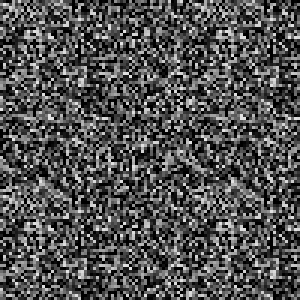
#> input picture tests/baselines/krita/krita__hist_d100__正片叠底__b-0.10_c1.png, 100 x 100 px, given in place of pressure_test_0_2.png, which was not available (shown 3 times larger)
$ python pressure_probe.py
#> lines starting #> are read from the running program, lines starting #| are printed output that depends on the picture
### tools/krita_render_runner.py
# -*- coding: utf-8 -*-
"""Krita 单笔渲染的 conda 侧外壳（任务 06）。

【两条路线】
1) GUI 路线（默认，**真实渲染**）：临时安装一个 PyKrita 启动插件到
   `%APPDATA%/krita/pykrita/bc_auto_render/`，并用临时修改的 kritarc 让 Krita 启动时加载它；
   真实 Krita 进程启动 → 插件建透明画布 → 落笔 → 导出 PNG → 关闭文档退出。
   会话结束**必定**还原 kritarc、还原 resourcecache.sqlite、删除插件与临时 .kpp（finally 保证）。
2) kritarunner 路线（保留作证据/回退）：`kritarunner -s krita_render`，无主窗口 →
   `Window.addView` 触发 0xC0000005（任务 04 门结论），只用于复现失败，不作为默认。

判定成败：只看结果 JSON（GUI 路线由插件写）或 `KRITA_RENDER_RESULT` 标记（kritarunner 路线）
+ PNG 存在 + Alpha 非零像素数 > 0；**不看进程退出码**（kritarunner 实测不透传，GUI 进程可能被强杀）。

命令行：
    python tools/krita_render_runner.py --preset "converted/kpp/003_大怪兽-圆头虚_用数位板.kpp" --out /tmp/one.png
    python tools/krita_render_runner.py --route headless --preset ... --out ...   # 复现 kritarunner 失败
"""

import argparse
import json
import os
import shutil
import subprocess
import sys
import tempfile
import time

# ---------------------------------------------------------------- 基础常量

KRITARUNNER = os.environ.get(
    "BRUSHCONVERTER_KRITARUNNER",
    r"D:\program\Krita (x64)\bin\kritarunner.exe",
)
KRITA_BIN = os.environ.get(
    "BRUSHCONVERTER_KRITA",
    r"D:\program\Krita (x64)\bin\krita.com",
)
SCRIPT_DIR = os.path.dirname(os.path.abspath(__file__))
SCRIPT_MODULE = "krita_render"
RESULT_PREFIX = "KRITA_RENDER_RESULT "
DEFAULT_TIMEOUT_S = 120.0
DEFAULT_GUI_TIMEOUT_S = 75.0  # 实测单次约 11–14 秒；75 秒足够，且能尽快暴露卡死
STDERR_TAIL_LINES = 20

PLUGIN_SRC = os.path.join(SCRIPT_DIR, "krita_render_gui_plugin.py")
PLUGIN_NAME = "bc_auto_render"

APPDATA = os.environ.get("APPDATA", "")
LOCALAPPDATA = os.environ.get("LOCALAPPDATA", "")
PYKRITA_DIR = os.path.join(APPDATA, "krita", "pykrita")
KRITARC_PATH = os.path.join(LOCALAPPDATA, "kritarc")
RESOURCE_CACHE = os.path.join(APPDATA, "krita", "resourcecache.sqlite")
PAINTOPPRESETS_DIR = os.path.join(APPDATA, "krita", "paintoppresets")


# ---------------------------------------------------------------- 通用工具


def kritarunner_available():
    return os.path.isfile(KRITARUNNER)


def gui_available():
    return os.path.isfile(KRITA_BIN) and os.path.isfile(PLUGIN_SRC)


# [6 lines left out: function _tail, not called in this run]


def _read_text(path):
    with open(path, "r", encoding="utf-8", errors="replace") as fh:
        return fh.read()


def _write_text(path, text):
    with open(path, "w", encoding="utf-8", newline="\n") as fh:
        fh.write(text)


# [56 lines left out: functions _alpha_nonzero, _pids_of, _kill_pids, _extract_marker, not called in this run]


def _run(cmd, cwd, env, timeout):
    return subprocess.run(cmd, cwd=cwd, env=env, timeout=timeout, capture_output=True)


# [111 lines left out: functions invoke, render_one_headless, _install_plugin, _patch_kritarc, not called in this run]


# 进程级「会话开始时就已存在的 krita.exe」基线：只有基线之外的才可能是我们起的。
# 注意不能用「每次调用前快照」——上一轮残留会被误当成用户进程，导致新实例转发到残留实例后秒退。
_BASELINE_KRITA_PIDS = None


# [21 lines left out: functions _baseline_pids, _wait_extra_krita_gone, not called in this run]


def render_one_gui(preset, out, size=(200, 200), stroke=120, pressure=1.0, timeout=DEFAULT_GUI_TIMEOUT_S,
                   pressure2=None, strokes=None):
    """GUI 路线入口：失败时最多重试一次（首次失败常见原因是上一轮 Krita 未退干净）。"""
    result = _render_one_gui_once(preset, out, size=size, stroke=stroke,
                                  pressure=pressure, timeout=timeout, pressure2=pressure2,
                                  strokes=strokes)
    if result["ok"]:
        return result
    reason_text = result.get("reason") or ""
    if ("未写结果文件" in reason_text) or ("timeout" in reason_text):
        time.sleep(2.0)
        retry = _render_one_gui_once(preset, out, size=size, stroke=stroke,
                                     pressure=pressure, timeout=timeout, pressure2=pressure2,
                                     strokes=strokes)
        retry["retried"] = True
        if not retry["ok"]:
            retry["first_reason"] = result["reason"]
        return retry
    return result


def _render_one_gui_once(preset, out, size=(200, 200), stroke=120, pressure=1.0, timeout=DEFAULT_GUI_TIMEOUT_S,
                         pressure2=None, strokes=None):
    """GUI 路线单次执行：真实 Krita 进程 + 启动插件完成「落笔 → 导出 PNG」。

    参数 preset 是 .kpp 文件路径；函数会把它临时装进 Krita 资源目录
    （`%APPDATA%/krita/paintoppresets/`），按文件名匹配资源库预设，结束后删除并还原 resourcecache。
    """
    started = time.time()
    result = {
        "ok": False, "route": "gui", "exit_code": None, "stderr": "",
        "stdout_tail": "", "out_path": None, "elapsed_s": 0.0, "reason": "",
        "timeout": False, "marker": None,
        "preset": str(preset), "width": int(size[0]), "height": int(size[1]),
        "pressure": float(pressure),
    }
    if not gui_available():
        result["reason"] = "GUI 路线不可用（缺少 krita.com 或 %s）" % PLUGIN_SRC
        result["elapsed_s"] = round(time.time() - started, 3)
        return result

    preset_path = os.path.abspath(str(preset))
    out_path = os.path.abspath(str(out))
    if not os.path.isfile(preset_path):
        result["reason"] = "预设文件不存在：%s" % preset_path
        result["elapsed_s"] = round(time.time() - started, 3)
        return result

    # 上一轮 Krita 若还在退出中，等它彻底退干净（超时则清理残留）再启动，
    # 否则新实例可能把请求转发给残留实例后立即退出，插件根本不会加载。
    waited_clean, killed = _wait_extra_krita_gone(timeout=25.0)
    tmpdir = tempfile.mkdtemp(prefix="bc_krita_gui_")
    backups = {}
    plugin_dir = None
    desktop_path = None
    installed_kpp = None
    before_pids = _pids_of("krita.exe")
    if killed:
        log_killed = "清理残留 krita.exe PID=%r" % (killed,)
    else:
        log_killed = ""
    try:
        # 1) 备份 kritarc / resourcecache.sqlite
        for path in (KRITARC_PATH, RESOURCE_CACHE):
            if os.path.isfile(path):
                dst = os.path.join(tmpdir, os.path.basename(path))
                shutil.copy2(path, dst)
                backups[path] = dst
        # 2) 临时启用插件 + 新会话启动
        if os.path.isfile(KRITARC_PATH):
            _patch_kritarc()
        # 3) 临时装入 .kpp
        os.makedirs(PAINTOPPRESETS_DIR, exist_ok=True)
        installed_kpp = os.path.join(PAINTOPPRESETS_DIR, os.path.basename(preset_path))
        shutil.copyfile(preset_path, installed_kpp)
        plugin_dir, desktop_path = _install_plugin()

        # 4) 启动 Krita
        result_json = out_path + ".result.json"
        if os.path.isfile(result_json):
            os.remove(result_json)
        if os.path.isfile(out_path):
            os.remove(out_path)
        log_path = os.path.join(tmpdir, "gui_log.txt")
        env = os.environ.copy()
        # 183A：Krita 子进程必须使用真实平台；只移除子进程 env，pytest 自身仍可 offscreen。
        env.pop("QT_QPA_PLATFORM", None)
        env["BC_AUTO_LOG"] = log_path
        env["BC_AUTO_OUT"] = out_path
        env["BC_AUTO_PRESULT"] = result_json
        env["BC_AUTO_PRESET_FILE"] = os.path.basename(preset_path)
        env["BC_AUTO_SIZE"] = "%dx%d" % (int(size[0]), int(size[1]))
        env["BC_AUTO_STROKE"] = str(int(stroke))
        env["BC_AUTO_PRESSURE"] = str(float(pressure))
        if pressure2 is not None:
            env["BC_AUTO_PRESSURE2"] = str(float(pressure2))
        if strokes is not None:
            import json as _json
            env["BC_AUTO_STROKES"] = _json.dumps(list(strokes), ensure_ascii=False)
        timed_out = False
        try:
            proc = subprocess.run([KRITA_BIN, "--nosplash"], env=env, timeout=timeout, capture_output=True)
        except subprocess.TimeoutExpired as exc:
            timed_out = True
            proc = exc
            new_pids = _pids_of("krita.exe") - before_pids
            _kill_pids(new_pids)

        result["timeout"] = timed_out
        result["elapsed_s"] = round(time.time() - started, 3)
        if not timed_out:
            result["exit_code"] = proc.returncode
            result["stdout_tail"] = _tail((proc.stdout or b"").decode("utf-8", "replace"))
            result["stderr"] = _tail((proc.stderr or b"").decode("utf-8", "replace"))
        result["log_tail"] = _tail(_read_text(log_path), 40) if os.path.isfile(log_path) else ""

        # 5) 读插件写的结果
        if os.path.isfile(result_json):
            with open(result_json, "r", encoding="utf-8") as fh:
                payload = json.load(fh)
            result["marker"] = payload
            result["out_path"] = payload.get("out_path")
            result["alpha_nonzero"] = payload.get("alpha_nonzero")
            result["preset"] = payload.get("preset", result["preset"])
            if payload.get("ok") and payload.get("out_path") and os.path.isfile(payload["out_path"]):
                alpha = payload.get("alpha_nonzero")
                if alpha is None:
                    alpha = _alpha_nonzero(payload["out_path"])
                result["alpha_nonzero"] = alpha
                if alpha:
                    result["ok"] = True
                    result["reason"] = "ok"
                else:
                    result["reason"] = "PNG 存在但 Alpha 非零像素=0，视为落笔失败"
            else:
                result["reason"] = "插件返回 ok=false：%s" % payload.get("reason", "<无原因>")
        elif timed_out:
            result["reason"] = "timeout：Krita GUI 进程超过 %ss 未退出（已强杀本次新起的 krita.exe）" % timeout
        else:
            result["reason"] = "插件未写结果文件（可能未加载/启动失败）；日志尾部：%s" % (result.get("log_tail") or "<空>")
        return result
    finally:
        # 6) 还原与清理（无论成败都执行）
        for path, backup in backups.items():
            try:
                shutil.copy2(backup, path)
            except Exception:
                pass
        if installed_kpp and os.path.isfile(installed_kpp):
            try:
                os.remove(installed_kpp)
            except Exception:
                pass
        if desktop_path and os.path.isfile(desktop_path):
            try:
                os.remove(desktop_path)
            except Exception:
                pass
        if plugin_dir:
            shutil.rmtree(plugin_dir, ignore_errors=True)
        leftover = _pids_of("krita.exe") - before_pids
        if leftover:
            _kill_pids(leftover)
        shutil.rmtree(tmpdir, ignore_errors=True)


def render_one(preset, out, size=(200, 200), stroke=120, pressure=1.0,
               timeout=None, route="gui", pressure2=None, strokes=None):
    """渲染单支笔（默认走 GUI 真实渲染路线）。pressure2=笔划终点压力（None=同 pressure）。"""
    if route == "headless":
        return render_one_headless(preset, out, size=size, stroke=stroke,
                                   pressure=pressure, timeout=timeout or DEFAULT_TIMEOUT_S)
    if route == "auto":
        result = render_one_gui(preset, out, size=size, stroke=stroke,
                                pressure=pressure, timeout=timeout or DEFAULT_GUI_TIMEOUT_S,
                                pressure2=pressure2, strokes=strokes)
        if result["ok"]:
            return result
        fallback = render_one_headless(preset, out, size=size, stroke=stroke,
                                       pressure=pressure, timeout=DEFAULT_TIMEOUT_S)
        fallback["gui_reason"] = result["reason"]
        return fallback
    return render_one_gui(preset, out, size=size, stroke=stroke,
                          pressure=pressure, timeout=timeout or DEFAULT_GUI_TIMEOUT_S,
                          pressure2=pressure2, strokes=strokes)


# [21 lines left out: function main, not called in this run]


# [2 lines that do not run on import are left out]

### tools/_archive/krita_probe/pressure_probe.py
# -*- coding: utf-8 -*-
"""验证 Krita 侧压感是否真实注入：同预设、压感 0.2 vs 1.0，比较 Alpha 统计。"""
import json
import sys

sys.path.insert(0, "tools")
import krita_render_runner as runner
from PIL import Image

preset = "converted/kpp/003_大怪兽-圆头虚_用数位板.kpp"
outs = {}
for p in (0.2, 1.0):
    out = "tools/krita_probe/pressure_test_%s.png" % str(p).replace(".", "_")
    r = runner.render_one(preset, out, size=(200, 200), stroke=120, pressure=p, route="gui")
    print("pressure", p, "ok=", r.get("ok"), "elapsed=", r.get("elapsed_s"), "alpha=", r.get("alpha_nonzero"), "reason=", (r.get("reason") or "")[:80])
    outs[p] = out
for p, path in outs.items():
    with Image.open(path) as im:
#> im is the input picture: PIL image 100x100 RGBA; mean R, G, B, A 0, 0, 0, 174.2
        alpha = im.convert("RGBA").getchannel("A")
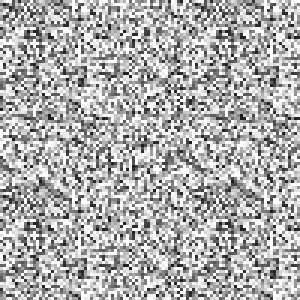
#> alpha: PIL image 100x100 L (shown 3 times larger); min 26, max 255, mean 174.2
        width, height = im.size
#> width = 100; height = 100
        rows = []
        for x in range(width):
            col = [alpha.getpixel((x, y)) for y in range(height)]
            rows.append(sum(1 for v in col if v > 10))
#> after the loop, rows = 100 values from 100 to 100
        print("pressure", p, "max_col_width=", max(rows), "sum_width=", sum(rows), "sha_head=", __import__("hashlib").sha256(open(path, "rb").read()).hexdigest()[:12])
#| pressure 0.2 max_col_width= 100 sum_width= 10000 sha_head= 6981b6e08b7f
#> pass 2 of the loop `for p, path in outs.items():`:
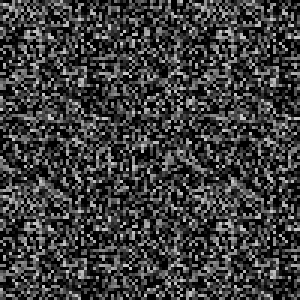
#> input picture tests/baselines/krita/krita__hist_d100__正片叠底__b-0.20_c1.png, 100 x 100 px, given in place of pressure_test_1_0.png, which was not available (shown 3 times larger)
#> im is the input picture: PIL image 100x100 RGBA; mean R, G, B, A 0, 0, 0, 194.2
#> `alpha = im.convert("RGBA").getchannel("A")`:
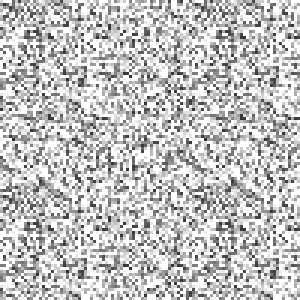
#> alpha: PIL image 100x100 L (shown 3 times larger); min 51, max 255, mean 194.2
#| pressure 1.0 max_col_width= 100 sum_width= 10000 sha_head= 857fe796b399
